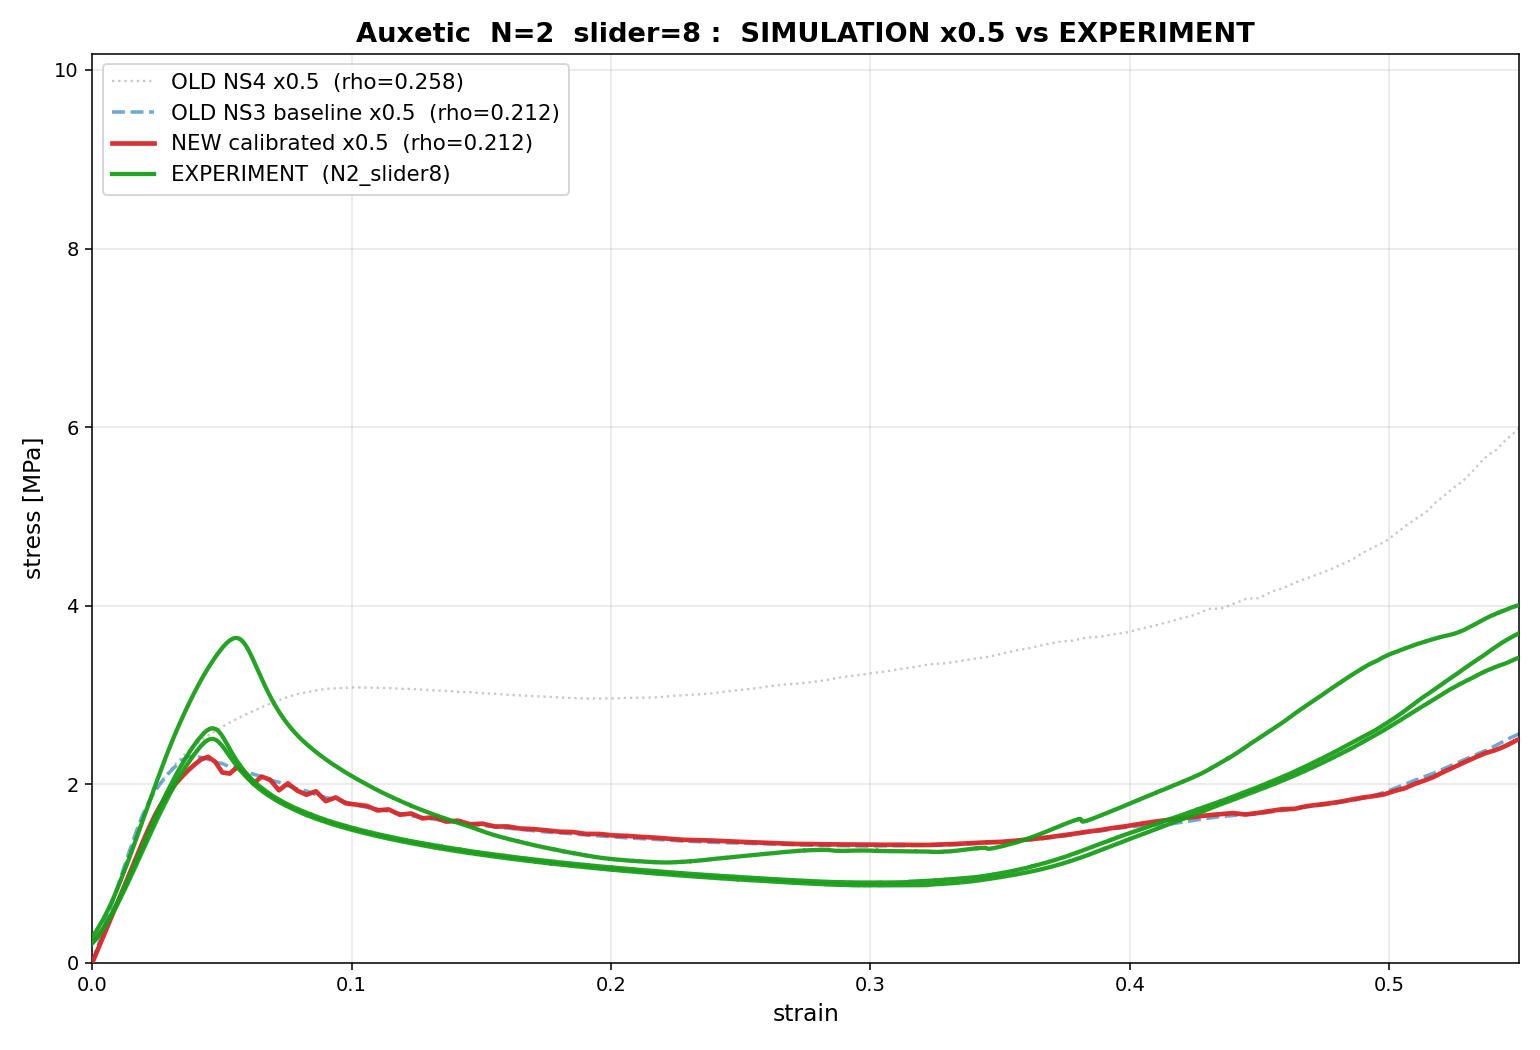

Recreate this plot in Python.
#!/usr/bin/env python3
"""Auxetic-only N=2 shape comparison: NEW x0.5 vs NS3 x0.5 vs NS4 x0.5 vs experiment."""
import os
import matplotlib
matplotlib.use('Agg')
import matplotlib.pyplot as plt

from compare_n2_full import parse_sim, parse_exp, find_exp, trim_exp, N, CONS, GENROOT

SCALE = 0.5
TOPO = 'Auxetic'

new_  = parse_sim(os.path.join(GENROOT, TOPO, '5','0p5','8','StaCompre','feature_data.txt'))
ns3   = parse_sim(os.path.join(CONS, 'simulation','NewSession3',f'{TOPO}__baseline',f'N{N}','feature_data.txt'))
ns4   = parse_sim(os.path.join(CONS, 'simulation','NewSession4',TOPO,f'N{N}','feature_data.txt'))

fig, ax = plt.subplots(figsize=(11, 7.5))

if ns4 is not None:
    ax.plot(ns4[1], ns4[2] * SCALE, color='#bbbbbb', lw=1.2, ls=':', alpha=0.8,
            label=f'OLD NS4 x{SCALE}  (rho={ns4[0]:.3f})', zorder=1)
if ns3 is not None:
    ax.plot(ns3[1], ns3[2] * SCALE, color='#5599cc', lw=1.8, ls='--', alpha=0.85,
            label=f'OLD NS3 baseline x{SCALE}  (rho={ns3[0]:.3f})', zorder=2)
if new_ is not None:
    ax.plot(new_[1], new_[2] * SCALE, color='#d62728', lw=2.4, ls='-', alpha=0.95,
            label=f'NEW calibrated x{SCALE}  (rho={new_[0]:.3f})', zorder=3)

n_exp = 0; exp_max = 0.0
for sub, csvp in find_exp(TOPO):
    names, dims, specs = parse_exp(csvp)
    for k, (force, disp) in enumerate(specs):
        if force.size == 0 or k >= len(dims): continue
        T, W, H = dims[k]
        if T <= 0 or W <= 0 or H <= 0: continue
        eps, sig = trim_exp(disp / H, force / (T * W))
        ax.plot(eps, sig, color='#1a9e1a', lw=2.2, alpha=0.95,
                label=f'EXPERIMENT  ({sub})' if n_exp == 0 else None, zorder=10)
        exp_max = max(exp_max, float(sig.max()) if sig.size else 0.0)
        n_exp += 1

ax.set_title(f'{TOPO}  N=2  slider=8 :  SIMULATION x{SCALE} vs EXPERIMENT',
             fontsize=14, fontweight='bold')
ax.set_xlabel('strain', fontsize=12)
ax.set_ylabel('stress [MPa]', fontsize=12)
ax.set_xlim(0, 0.55)
ax.set_ylim(0, exp_max * 1.4 if exp_max > 0 else None)
ax.grid(True, alpha=0.3)
ax.legend(fontsize=11, loc='upper left')

plt.tight_layout()
out = os.path.join(CONS, 'compare_auxetic.png')
plt.savefig(out, dpi=140); plt.close(fig)
print('Saved:', out)
